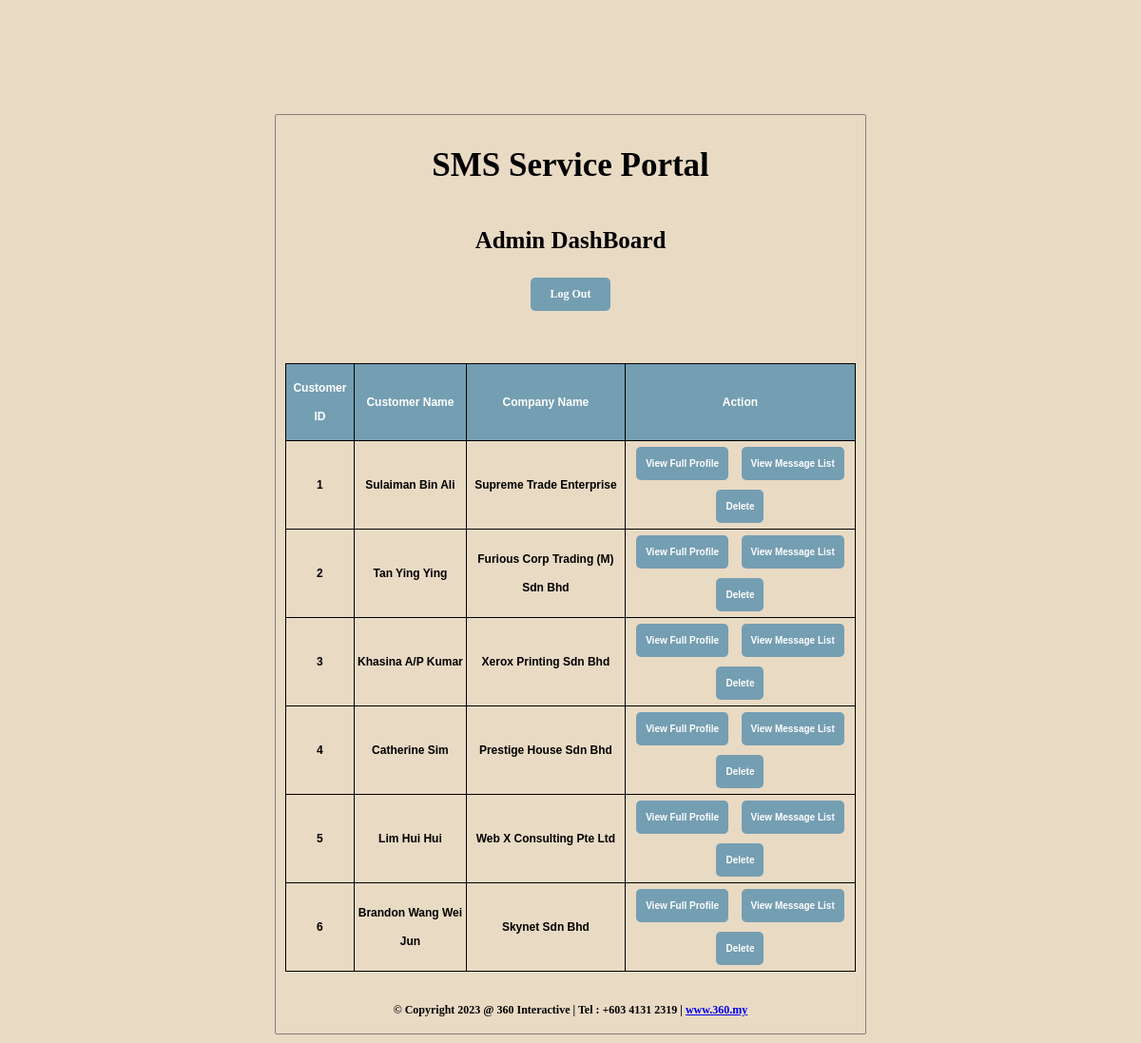
The page /admDashboard.php on the database its author committed.
### tables this page shows
CREATE TABLE `customer` (
  `cust_id` int(11) NOT NULL,
  `cust_name` varchar(50) NOT NULL,
  `cust_ic` varchar(14) NOT NULL,
  `cust_gender` varchar(1) NOT NULL,
  `cust_phone` varchar(13) NOT NULL,
  `cust_email` varchar(50) NOT NULL,
  `cust_pswd` varchar(16) NOT NULL,
  `comp_name` varchar(50) NOT NULL,
  `comp_phone` varchar(13) NOT NULL,
  `comp_address` varchar(100) NOT NULL
);

### admDashboard.php (the view, shortened to what this page needs)
<!DOCTYPE html>
<html>
    <head>
        <link rel="stylesheet" href="css/style.css">
    </head>
    <body>
        <div>
            <h1>SMS Service Portal</h1>
        </div>
        <div>
            <h2>Admin DashBoard</h2>
        </div>
        <div>
            <a href="index.php" class="button_logout">Log Out</a>
        </div>
        <div>
            <table class="table_cust_list" id="table_cust_list">
                <thead>
                <th>Customer ID</th>
                <th>Customer Name</th>
                <th>Company Name</th>
                <th>Action</th>
                </thead>
                <tbody>
                    <?php
                    include('include/conn.php');
                    $query = mysqli_query($connection, "select * from `customer`");
                    while ($row = mysqli_fetch_array($query)) {
                        ?>
                        <tr>
                            <td><?php echo $row['cust_id']; ?></td>
                            <td><?php echo $row['cust_name']; ?></td>
                            <td><?php echo $row['comp_name']; ?></td>
                            <td>
                                <a href="viewCustProfile.php?cust_id=<?php echo $row['cust_id']; ?>" class="button">View Full Profile</a>
                                <a href="viewMsgList.php?cust_id=<?php echo $row['cust_id']; ?>" class="button">View Message List</a>
                                <a href="include/deleteCust.php?cust_id=<?php echo $row['cust_id']; ?>" class="button_del">Delete</a>
                            </td>
                        </tr>
                        <?php
                    }
                    ?>
                </tbody>
            </table>
        </div>
    <?php
    include('include/footer.php');
    ?>
</body>
</html>

### include/footer.php
<?php
echo'<div class="footer">';
echo'<p>&copy; Copyright 2023 @ 360 Interactive | Tel : +603 4131 2319 | <a href="https://www.360.my/">www.360.my</p>';
echo'</div>';

### css/style.css (style rules this page uses)
body { background: #E9DAC4; border: solid gray 1px; width:50%; height: auto; border-radius: 2px; margin: 120px auto; padding: 10px; }
div { margin-left: auto; margin-right: auto; display: flex; justify-content: center; align-items: center; }
h1 { font-size: 35px; font-weight: bold; }
h2 { font-size: 25px; font-weight: bold; }
div.footer { line-height: 0.5; margin-top: auto; padding-top: 15px; font-size: 12px; font-weight: bold; display: grid; justify-content: center; align-items: center; }
.button, .button_logout, .button_del, .button_cxl, .button_back { display: inline-block; padding: 10px 20px; font-size: 12px; font-weight: bold; text-align: center; text-decoration: none; color: #fff; background-color: #749EB2; border-radius: 5px; border: none; cursor: pointer; margin: 5px; }
#table_cust_list .button, #table_cust_list .button_del { display: inline-block; padding: 5px 10px; font-size: 10px; font-weight: bold; text-align: center; text-decoration: none; color: #fff; background-color: #749EB2; border-radius: 5px; border: none; cursor: pointer; margin: 5px; }
.table_sign_up, .table_msg_service, .table_cust_list, .table_cust_prof_adm, .table_msg_list, .table_cust_prof_cust, .table_msg_list_cust, .table_update_profile, div.btn_row { width: 100%; justify-content: center; align-items: center; margin-left: auto; margin-right: auto; }
.table_contact_us, .table_cust_list, .table_cust_prof_adm, .table_msg_list, .table_cust_prof_cust, .table_msg_list_cust { width: 100%; justify-content: center; align-items: center; margin-left: auto; margin-right: auto; margin-top: 50px; margin-bottom: 10px; height: 200px }
#table_cust_list, #table_msg_list, #table_msg_list_cust { border: 1px solid black; border-collapse: collapse; }
#table_cust_list th, #table_cust_list td, #table_msg_list th, #table_msg_list td, #table_msg_list_cust th, #table_msg_list_cust td { text-align: center; border: 1px solid black; }
#table_cust_list th, #table_msg_list th, #table_msg_list_cust th { padding: 10px 0px; color: #fff; background:#749EB2; }
td:first-child { width: 50%; }
#table_cust_list td:first-child, #table_msg_list td:first-child, #table_msg_list_cust td:first-child { width: 12%; text-align: center; }
div > label, input, th, td { line-height: 1.5; font-size: 15px; font-family: Helvetica, Arial, sans-serif; font-weight: bold; margin: 5px 0px; }
#table_cust_list th, #table_cust_list td, #table_msg_list th, #table_msg_list td, #table_msg_list_cust th, #table_msg_list_cust td { line-height: 2.5; font-size: 12px; font-family: Helvetica, Arial, sans-serif; font-weight: bold; }

### rows shown on the page
customer: cust_id "1", cust_name "Sulaiman Bin Ali", comp_name "Supreme Trade Enterprise"
customer: cust_id "2", cust_name "Tan Ying Ying", comp_name "Furious Corp Trading (M) Sdn Bhd"
customer: cust_id "3", cust_name "Khasina A/P Kumar", comp_name "Xerox Printing Sdn Bhd"
customer: cust_id "4", cust_name "Catherine Sim", comp_name "Prestige House Sdn Bhd"
customer: cust_id "5", cust_name "Lim Hui Hui", comp_name "Web X Consulting Pte Ltd"
customer: cust_id "6", cust_name "Brandon Wang Wei Jun", comp_name "Skynet Sdn Bhd"
